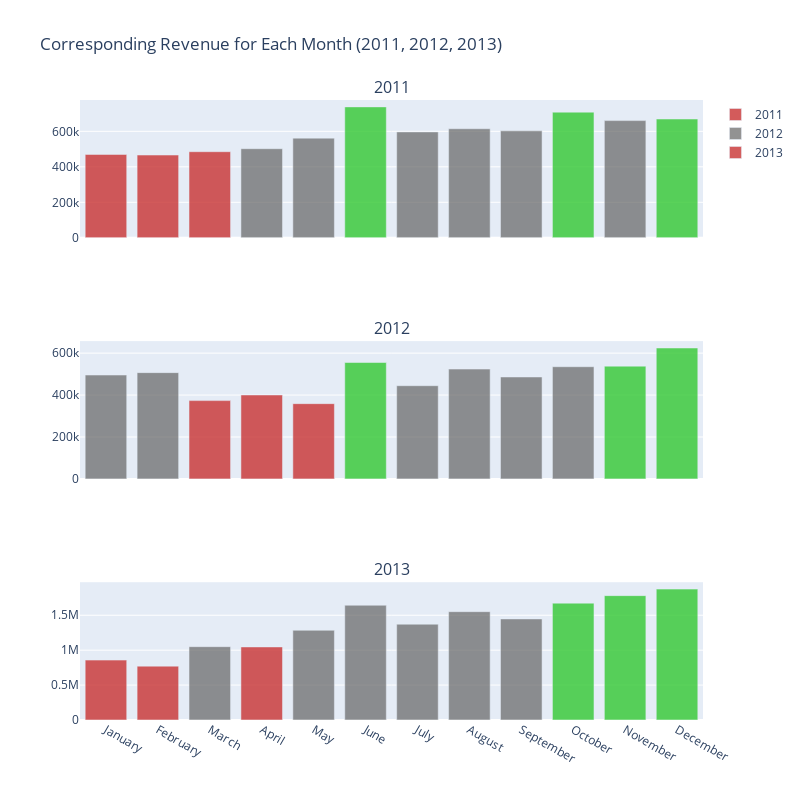

The cell this chart's notebook holds for it:
### Markdown cell above
**Monthly Revenue Breakdown (Comparison)**

### Code cell
import plotly.graph_objects as go
from plotly.subplots import make_subplots

# Prompt the user to select a number
print("Please select a number:")
print("1. Revenue")
print("2. Profit")
print("3. AVGProfitMargin")
print("4. MonthlyRevenuePercentage")
print("5. RevenueChangePercentage")
print("6. ProfitChangePercentage")

# Get user input for the selected number
selected_number = int(input("Enter the number corresponding to your choice: "))

# Map the selected number to the actual value
value_mapping = {
    1: 'Revenue',
    2: 'Profit',
    3: 'AVGProfitMargin',
    4: 'MonthlyRevenuePercentage',
    5: 'RevenueChangePercentage',
    6: 'ProfitChangePercentage'
}

selected_value = value_mapping.get(selected_number)

if selected_value is None:
    print("Invalid value selected. Please choose from the provided options.")
else:
    # Create subplots with larger height
    fig = make_subplots(rows=3, cols=1, shared_xaxes=True, subplot_titles=('2011', '2012', '2013'))
    years = [2011, 2012, 2013]
    highlight_months = ['June', 'October', 'November', 'December']

    for i, year in enumerate(years):
        year_data = df_tsa[df_tsa['CalendarYear'] == year]
        sorted_data_lowest = year_data.nsmallest(3, selected_value)
        sorted_data_highest = year_data.nlargest(3, selected_value)
        colors = ['rgba(100, 100, 100, 0.7)'] * len(year_data)

        for index, row in sorted_data_lowest.iterrows():
            colors[year_data.index.get_loc(index)] = 'rgba(200, 50, 50, 0.8)'
        for index, row in sorted_data_highest.iterrows():
            colors[year_data.index.get_loc(index)] = 'rgba(50, 200, 50, 0.8)'

        fig.add_trace(go.Bar(x=year_data['MonthName'], y=year_data[selected_value], name=str(year), marker_color=colors), row=i + 1, col=1)

    fig.update_layout(height=800, width=800, title_text="Corresponding {} for Each Month (2011, 2012, 2013)".format(selected_value))
    fig.show()

### Figure 1 — Plotly figure (JSON) as saved in the notebook; plotly's stock layout.template omitted (floating-point values rounded to 4 significant figures)
{"data": [{"marker": {"color": ["rgba(200, 50, 50, 0.8)", "rgba(200, 50, 50, 0.8)", "rgba(200, 50, 50, 0.8)", "rgba(100, 100, 100, 0.7)", "rgba(100, 100, 100, 0.7)", "rgba(50, 200, 50, 0.8)", "rgba(100, 100, 100, 0.7)", "rgba(100, 100, 100, 0.7)", "rgba(100, 100, 100, 0.7)", "rgba(50, 200, 50, 0.8)", "rgba(100, 100, 100, 0.7)", "rgba(50, 200, 50, 0.8)"]}, "name": "2011", "x": ["January", "February", "March", "April", "May", "June", "July", "August", "September", "October", "November", "December"], "y": [469800.0, 466300.0, 485200.0, 502100.0, 561700.0, 737800.0, 596700.0, 614600.0, 603100.0, 708200.0, 660500.0, 669400.0], "type": "bar", "xaxis": "x", "yaxis": "y"}, {"marker": {"color": ["rgba(100, 100, 100, 0.7)", "rgba(100, 100, 100, 0.7)", "rgba(200, 50, 50, 0.8)", "rgba(200, 50, 50, 0.8)", "rgba(200, 50, 50, 0.8)", "rgba(50, 200, 50, 0.8)", "rgba(100, 100, 100, 0.7)", "rgba(100, 100, 100, 0.7)", "rgba(100, 100, 100, 0.7)", "rgba(100, 100, 100, 0.7)", "rgba(50, 200, 50, 0.8)", "rgba(50, 200, 50, 0.8)"]}, "name": "2012", "x": ["January", "February", "March", "April", "May", "June", "July", "August", "September", "October", "November", "December"], "y": [495400.0, 507000.0, 373500.0, 400300.0, 358900.0, 555200.0, 444600.0, 523900.0, 486200.0, 535200.0, 538000.0, 624500.0], "type": "bar", "xaxis": "x2", "yaxis": "y2"}, {"marker": {"color": ["rgba(200, 50, 50, 0.8)", "rgba(200, 50, 50, 0.8)", "rgba(100, 100, 100, 0.7)", "rgba(200, 50, 50, 0.8)", "rgba(100, 100, 100, 0.7)", "rgba(100, 100, 100, 0.7)", "rgba(100, 100, 100, 0.7)", "rgba(100, 100, 100, 0.7)", "rgba(100, 100, 100, 0.7)", "rgba(50, 200, 50, 0.8)", "rgba(50, 200, 50, 0.8)", "rgba(50, 200, 50, 0.8)"]}, "name": "2013", "x": ["January", "February", "March", "April", "May", "June", "July", "August", "September", "October", "November", "December"], "y": [857700.0, 771300.0, 1050000.0, 1046000.0, 1285000.0, 1643000.0, 1372000.0, 1551000.0, 1447000.0, 1673000.0, 1781000.0, 1874000.0], "type": "bar", "xaxis": "x3", "yaxis": "y3"}], "layout": {"xaxis": {"anchor": "y", "domain": [0, 1], "matches": "x3", "showticklabels": false}, "yaxis": {"anchor": "x", "domain": [0.7778, 1]}, "xaxis2": {"anchor": "y2", "domain": [0, 1], "matches": "x3", "showticklabels": false}, "yaxis2": {"anchor": "x2", "domain": [0.3889, 0.6111]}, "xaxis3": {"anchor": "y3", "domain": [0, 1]}, "yaxis3": {"anchor": "x3", "domain": [0, 0.2222]}, "annotations": [{"font": {"size": 16}, "showarrow": false, "text": "2011", "x": 0.5, "xanchor": "center", "xref": "paper", "y": 1, "yanchor": "bottom", "yref": "paper"}, {"font": {"size": 16}, "showarrow": false, "text": "2012", "x": 0.5, "xanchor": "center", "xref": "paper", "y": 0.6111, "yanchor": "bottom", "yref": "paper"}, {"font": {"size": 16}, "showarrow": false, "text": "2013", "x": 0.5, "xanchor": "center", "xref": "paper", "y": 0.2222, "yanchor": "bottom", "yref": "paper"}], "title": {"text": "Corresponding Revenue for Each Month (2011, 2012, 2013)"}, "height": 800, "width": 800}}
